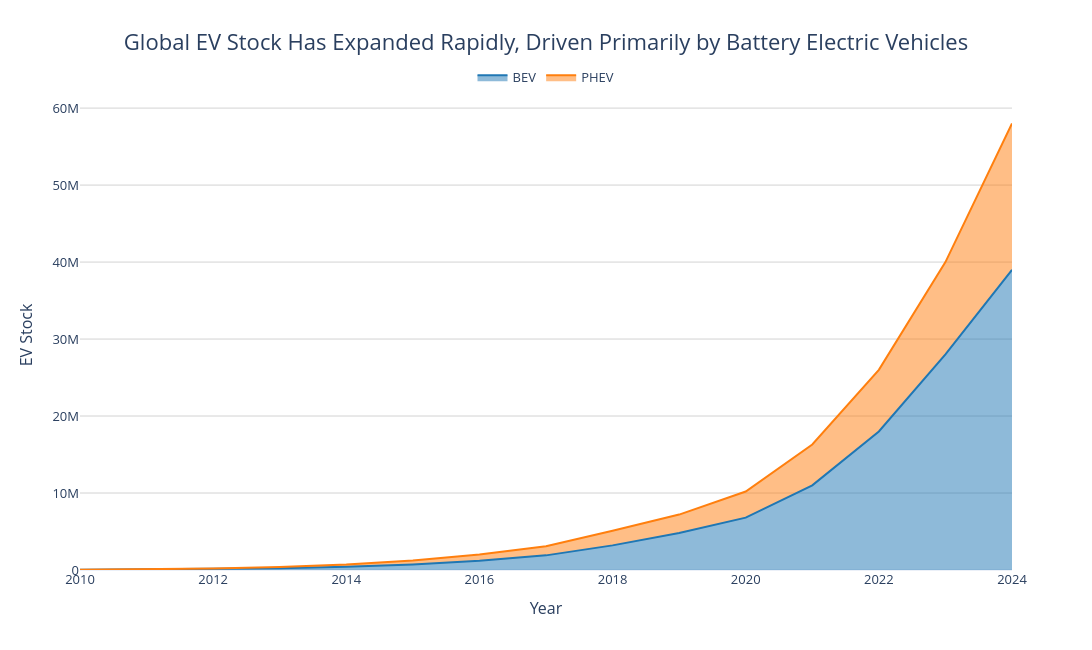

Notebook code for this chart:
### Code cell
fig = px.area(
    stock_world,
    x="year",
    y="value",
    color="powertrain",
    title="Global EV Stock Has Expanded Rapidly, Driven Primarily by Battery Electric Vehicles",
    color_discrete_map={
        "BEV": "#1f77b4",
        "PHEV": "#ff7f0e"
    }
)

fig.update_layout(
    template="plotly_white",
    width=1100,
    height=650,
    title=dict(
        text="Global EV Stock Has Expanded Rapidly, Driven Primarily by Battery Electric Vehicles",
        x=0.5,
        font=dict(size=22)
    ),
    font=dict(size=13),
    xaxis_title="Year",
    yaxis_title="EV Stock",
    hovermode="x unified",
    legend=dict(
        orientation="h",
        y=1.08,
        x=0.5,
        xanchor="center",
        title=""
    )
)

fig.update_yaxes(
    tickformat=",.0s",
    showgrid=True,
    gridcolor="lightgrey"
)

fig.update_xaxes(showgrid=False)

fig.show()

### Figure 1 — Plotly figure (JSON) as saved in the notebook; plotly's stock layout.template omitted (floating-point values rounded to 4 significant figures)
{"data": [{"fillpattern": {"shape": ""}, "hovertemplate": "powertrain=BEV<br>year=%{x}<br>value=%{y}<extra></extra>", "legendgroup": "BEV", "line": {"color": "#1f77b4"}, "marker": {"symbol": "circle"}, "mode": "lines", "name": "BEV", "orientation": "v", "showlegend": true, "stackgroup": "1", "type": "scatter", "x": [2010, 2011, 2012, 2013, 2014, 2015, 2016, 2017, 2018, 2019, 2020, 2021, 2022, 2023, 2024], "xaxis": "x", "y": [20000.0, 58000.0, 120000.0, 230000.0, 410000.0, 730000.0, 1200000.0, 1900000.0, 3200000.0, 4800000.0, 6800000.0, 11000000.0, 18000000.0, 28000000.0, 39000000.0], "yaxis": "y"}, {"fillpattern": {"shape": ""}, "hovertemplate": "powertrain=PHEV<br>year=%{x}<br>value=%{y}<extra></extra>", "legendgroup": "PHEV", "line": {"color": "#ff7f0e"}, "marker": {"symbol": "circle"}, "mode": "lines", "name": "PHEV", "orientation": "v", "showlegend": true, "stackgroup": "1", "type": "scatter", "x": [2010, 2011, 2012, 2013, 2014, 2015, 2016, 2017, 2018, 2019, 2020, 2021, 2022, 2023, 2024], "xaxis": "x", "y": [400.0, 9500.0, 70000.0, 160000.0, 300000.0, 520000.0, 800000.0, 1200000.0, 1900000.0, 2400000.0, 3400000.0, 5300000.0, 8000000.0, 12000000.0, 19000000.0], "yaxis": "y"}], "layout": {"font": {"size": 13}, "height": 650, "hovermode": "x unified", "legend": {"orientation": "h", "title": {"text": ""}, "tracegroupgap": 0, "x": 0.5, "xanchor": "center", "y": 1.08}, "title": {"font": {"size": 22}, "text": "Global EV Stock Has Expanded Rapidly, Driven Primarily by Battery Electric Vehicles", "x": 0.5}, "width": 1100, "xaxis": {"anchor": "y", "domain": [0, 1], "showgrid": false, "title": {"text": "Year"}}, "yaxis": {"anchor": "x", "domain": [0, 1], "gridcolor": "lightgrey", "showgrid": true, "tickformat": ",.0s", "title": {"text": "EV Stock"}}}}
